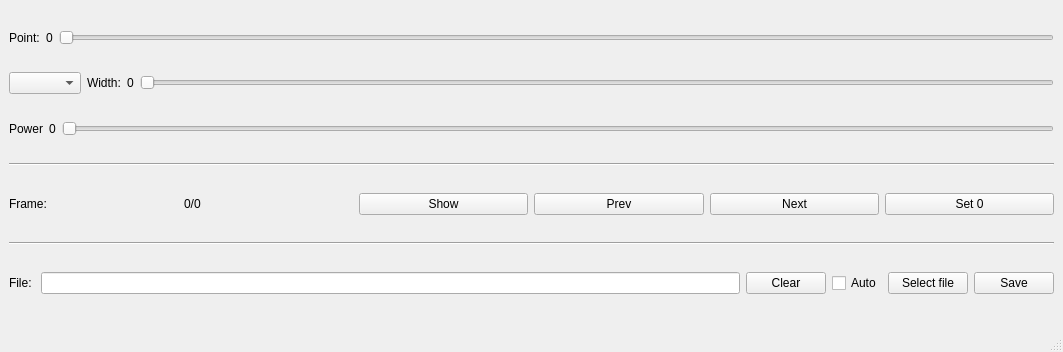
<?xml version="1.0" encoding="UTF-8"?>
<ui version="4.0">
 <class>MainWindow</class>
 <widget class="QMainWindow" name="MainWindow">
  <property name="geometry">
   <rect>
    <x>0</x>
    <y>0</y>
    <width>1063</width>
    <height>352</height>
   </rect>
  </property>
  <property name="sizePolicy">
   <sizepolicy hsizetype="Maximum" vsizetype="Minimum">
    <horstretch>0</horstretch>
    <verstretch>0</verstretch>
   </sizepolicy>
  </property>
  <property name="windowTitle">
   <string>SignalReMaker ETU LETI</string>
  </property>
  <property name="whatsThis">
   <string>Maliutin D L 2023 ETU LETI</string>
  </property>
  <widget class="QWidget" name="centralwidget">
   <layout class="QVBoxLayout" name="verticalLayout">
    <item>
     <layout class="QHBoxLayout" name="horizontalLayout_5">
      <item>
       <widget class="QLabel" name="label_2">
        <property name="text">
         <string>Point:</string>
        </property>
       </widget>
      </item>
      <item>
       <widget class="QLabel" name="label_6">
        <property name="text">
         <string>0</string>
        </property>
       </widget>
      </item>
      <item>
       <widget class="QSlider" name="horizontalSlider">
        <property name="orientation">
         <enum>Qt::Horizontal</enum>
        </property>
       </widget>
      </item>
     </layout>
    </item>
    <item>
     <layout class="QHBoxLayout" name="horizontalLayout_6">
      <item>
       <widget class="QComboBox" name="comboBox"/>
      </item>
      <item>
       <widget class="QLabel" name="label_8">
        <property name="text">
         <string>Width:</string>
        </property>
       </widget>
      </item>
      <item>
       <widget class="QLabel" name="label_9">
        <property name="text">
         <string>0</string>
        </property>
       </widget>
      </item>
      <item>
       <widget class="QSlider" name="horizontalSlider_3">
        <property name="orientation">
         <enum>Qt::Horizontal</enum>
        </property>
       </widget>
      </item>
     </layout>
    </item>
    <item>
     <layout class="QHBoxLayout" name="horizontalLayout_3">
      <item>
       <widget class="QLabel" name="label_3">
        <property name="text">
         <string>Power</string>
        </property>
       </widget>
      </item>
      <item>
       <widget class="QLabel" name="label_7">
        <property name="text">
         <string>0</string>
        </property>
       </widget>
      </item>
      <item>
       <widget class="QSlider" name="horizontalSlider_2">
        <property name="orientation">
         <enum>Qt::Horizontal</enum>
        </property>
       </widget>
      </item>
     </layout>
    </item>
    <item>
     <widget class="Line" name="line_2">
      <property name="orientation">
       <enum>Qt::Horizontal</enum>
      </property>
     </widget>
    </item>
    <item>
     <layout class="QHBoxLayout" name="horizontalLayout_4">
      <item>
       <widget class="QLabel" name="label_5">
        <property name="text">
         <string>Frame: </string>
        </property>
       </widget>
      </item>
      <item>
       <widget class="QLabel" name="label_4">
        <property name="text">
         <string>0/0</string>
        </property>
       </widget>
      </item>
      <item>
       <widget class="QPushButton" name="pushButton_7">
        <property name="text">
         <string>Show</string>
        </property>
       </widget>
      </item>
      <item>
       <widget class="QPushButton" name="pushButton_3">
        <property name="text">
         <string>Prev</string>
        </property>
       </widget>
      </item>
      <item>
       <widget class="QPushButton" name="pushButton_4">
        <property name="text">
         <string>Next</string>
        </property>
       </widget>
      </item>
      <item>
       <widget class="QPushButton" name="pushButton_5">
        <property name="text">
         <string>Set 0</string>
        </property>
       </widget>
      </item>
     </layout>
    </item>
    <item>
     <widget class="Line" name="line">
      <property name="orientation">
       <enum>Qt::Horizontal</enum>
      </property>
     </widget>
    </item>
    <item>
     <layout class="QHBoxLayout" name="horizontalLayout">
      <item>
       <widget class="QLabel" name="label">
        <property name="text">
         <string>File: </string>
        </property>
       </widget>
      </item>
      <item>
       <widget class="QLineEdit" name="lineEdit"/>
      </item>
      <item>
       <widget class="QPushButton" name="pushButton_6">
        <property name="text">
         <string>Clear</string>
        </property>
       </widget>
      </item>
      <item>
       <widget class="QCheckBox" name="checkBox">
        <property name="text">
         <string>Auto</string>
        </property>
       </widget>
      </item>
      <item>
       <widget class="QPushButton" name="pushButton">
        <property name="text">
         <string>Select file</string>
        </property>
       </widget>
      </item>
      <item>
       <widget class="QPushButton" name="pushButton_2">
        <property name="text">
         <string>Save</string>
        </property>
       </widget>
      </item>
     </layout>
    </item>
   </layout>
  </widget>
  <widget class="QStatusBar" name="statusbar"/>
 </widget>
 <resources/>
 <connections/>
</ui>
